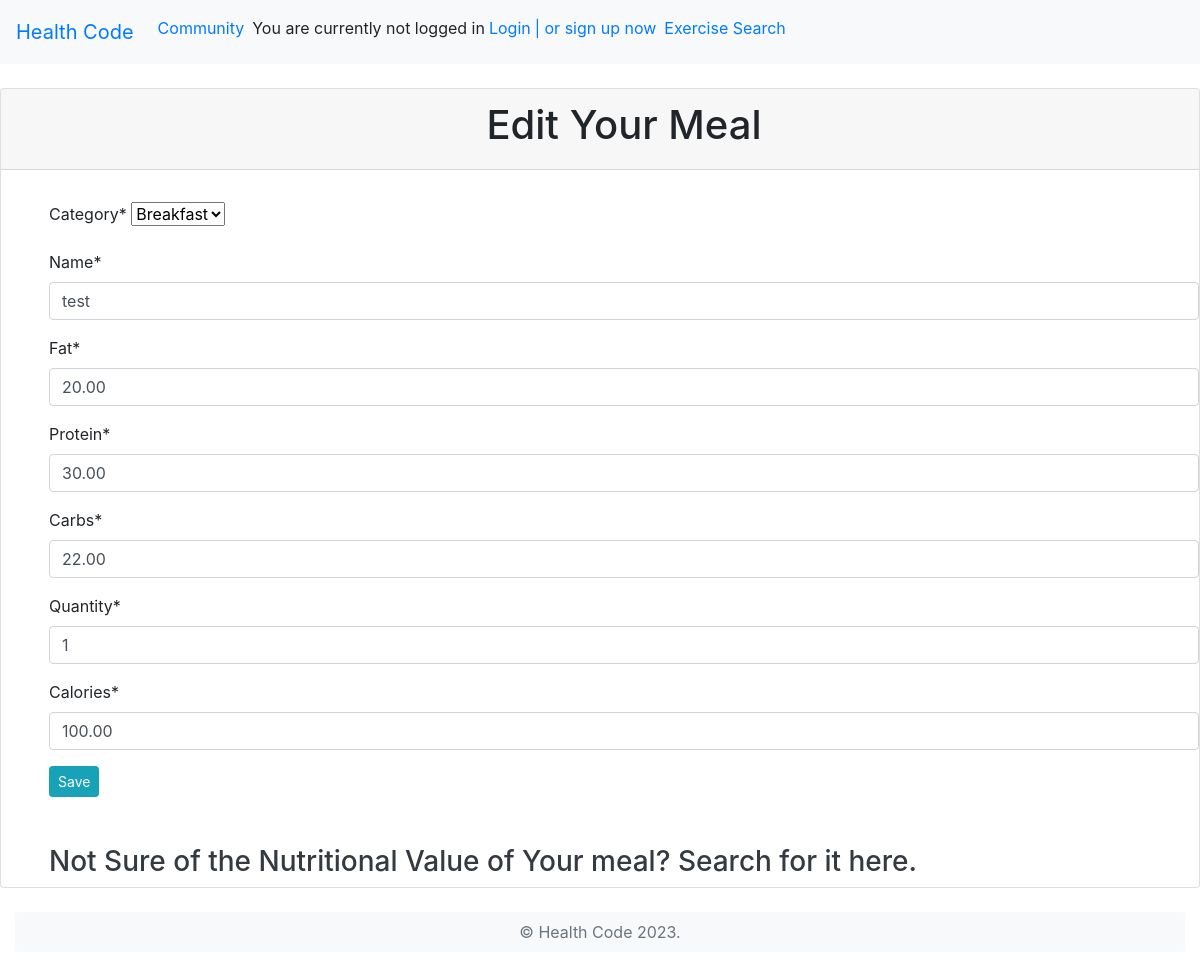
The page /calorieTracker/25/edit/ on the database its author committed.
### calorieTracker/models.py (models this page shows, shortened)
class Meal(models.Model):
    Categories = (
        ('Breakfast', 'Breakfast'),
        ('Lunch', 'Lunch'),
        ('Snacks', 'Snacks'),
        ('Dinner', 'Dinner')
    )
    name = models.CharField(max_length=100, null=True)
    date = models.DateTimeField(auto_now_add=True)
    fat = models.DecimalField(max_digits=5, decimal_places=2, default=0)
    protein = models.DecimalField(max_digits=5, decimal_places=2, default=0)
    carbs = models.DecimalField(max_digits=5, decimal_places=2, default=0)
    category = models.CharField(choices=Categories, max_length=100)
    quantity = models.IntegerField()
    calories = models.DecimalField(max_digits=5, decimal_places=2, default=0)
    user = models.ForeignKey(CustomUser, on_delete=models.CASCADE, null=True)
    class Meta:
        ordering = ['-date']

### calorieTracker/views.py (the view, shortened to what this page needs)
# urls.py: path("<int:pk>/edit/", MealUpdateView.as_view(), name="meal_edit"),
class MealUpdateView(UpdateView):
    model = Meal
    fields = ["category", "name", "fat",
              "protein", "carbs", "quantity", "calories"]
    template_name = "meal_edit.html"

### calorieTracker/templates/meal_edit.html (shortened to what this page needs)
{% load crispy_forms_tags %}
<!DOCTYPE html>
<html lang="en">
<head>
  <link rel="stylesheet" href="https://cdn.jsdelivr.net/npm/bootstrap@4.0.0/dist/css/bootstrap.min.css"
>
</head>
<body>
  <header>
    <nav class="navbar bg-light navbar-expand-sm">
      <a href="{% url 'home' %}" class="navbar-brand">Health Code</a>
      <ul class="navbar-nav">
        <li class="nav-item ">
          <a class="nav-link" href="{% url 'community:community_list' %}">Community</a>
        </li>
        {% if user.is_authenticated %}
        <li class="nav-item ">
          <a class="nav-link" href="{% url 'community:community' %}">Create post</a>
        </li>
        <li class="nav-item ">
          <a class="nav-link" href="{% url 'calorieTracker:exercise' %}">Exercise Log</a>
        </li>
        <li class="nav-item ">
          <a class="nav-link" href="{% url 'calorieTracker:meal_list' %}">View Meal Log</a>
        </li>
        {% else %}
        <p class="login mt-2">You are currently not logged in</p>
        <a href="{% url 'calorieTracker:signin' %}" class="login mt-2 ml-1"> Login</a>
        <a href="{% url 'calorieTracker:signup' %}" class="login mt-2 ml-1">| or sign up now</a>
        {% endif %}
        <li class="nav-item ">
          <a class="nav-link" href="{% url 'calorieTracker:muscle_search' %}">Exercise Search</a>
        </li>
  </header>
  <div class="card mt-4">
    <div class="card-header">
      <h1 class="ml-5 text-center">Edit Your Meal </h1>
    </div>
    <form method="POST" class="ml-5 mt-3">
      {% csrf_token %} <p>{{ form | crispy }}</p>
      <input type="submit" value="Save" class="btn btn-info btn-sm "/>
     </form>
    <a href="{% url 'calorieTracker:meal_search' %}" class="text-dark ml-5 mt-5">
      <h3>
        Not Sure of the Nutritional Value of Your meal? Search for it here.
      </h3>
    </a>
  </div>
  <br />
  <div class="container-fluid">
    <footer class="rounded bg-light">
      <p class="text-center text-secondary py-2">&copy; Health Code 2023.</p>
    </footer>
  </div>
</body>
</html>

### rows shown on the page
Meal: category "Breakfast", name "test", fat "20.00", protein "30.00", carbs "22.00", quantity "1", calories "100.00"
